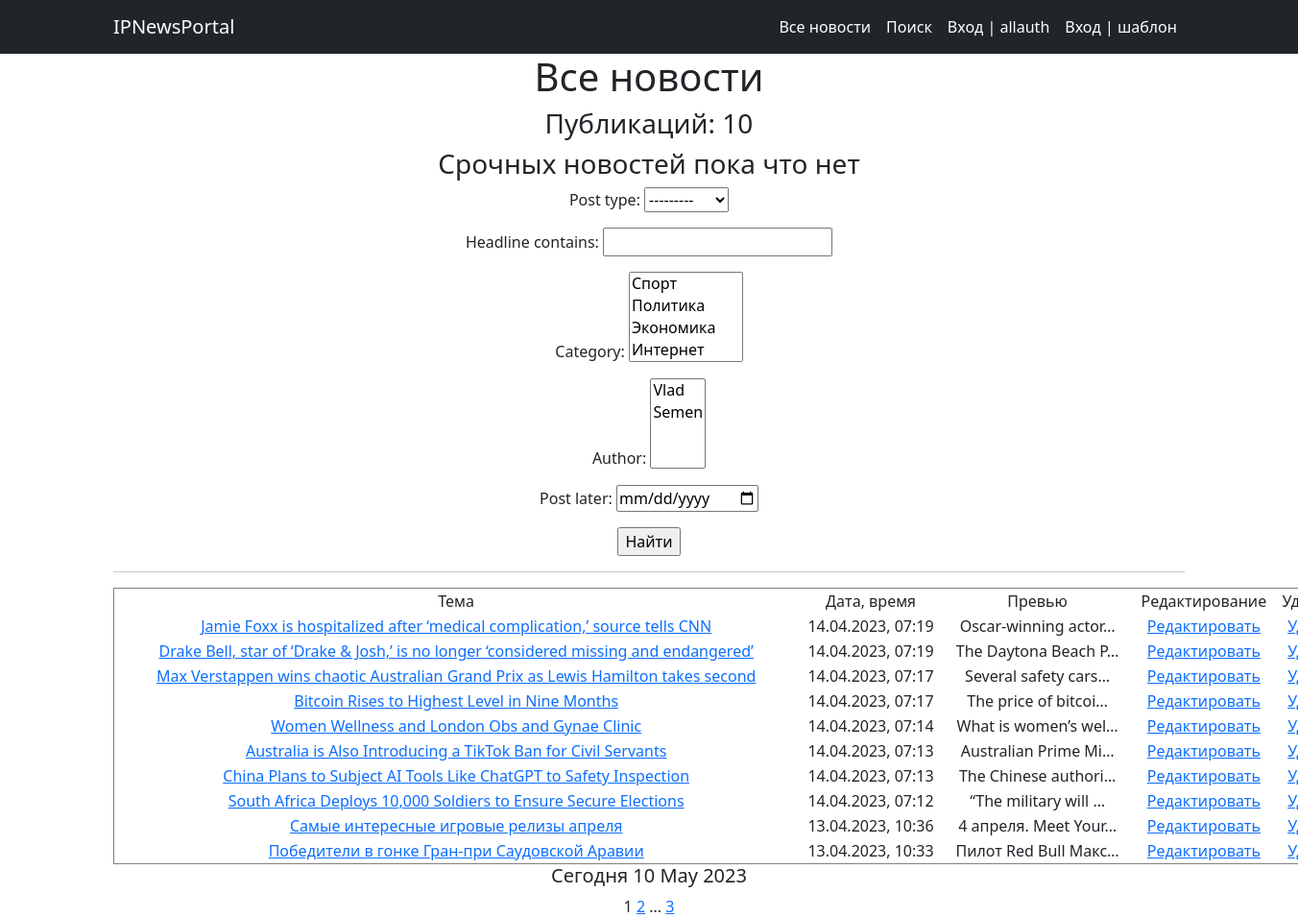
The page /news/ on the database as committed earlier.
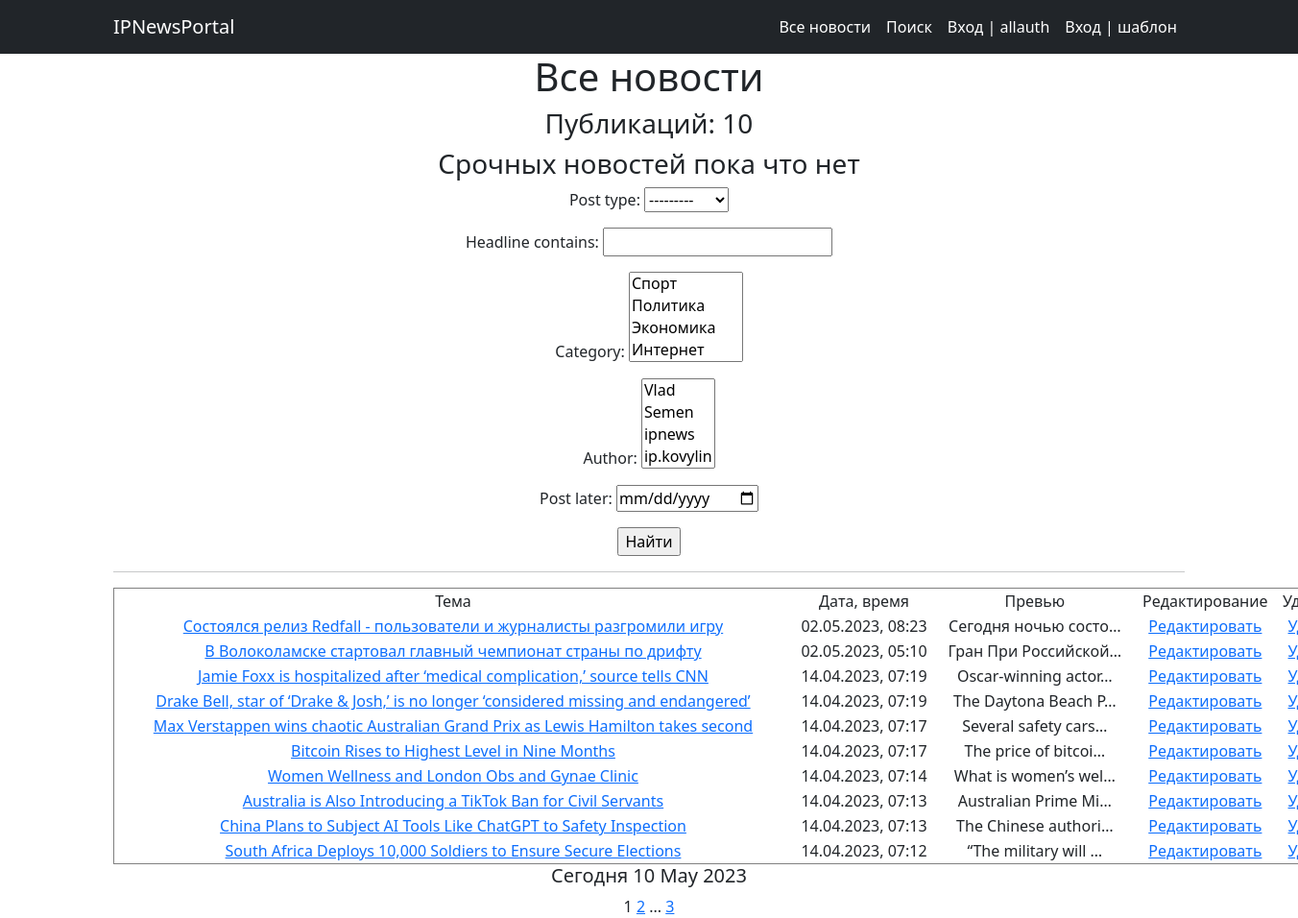
The same page on the database as committed later.
### PortalApp/models.py (models this page shows, shortened)
class Post(models.Model):
    author = models.ForeignKey('Author', on_delete=models.CASCADE)
    post_type = models.CharField(max_length=4, choices=PostType, default=news)
    date_time = models.DateTimeField(auto_now_add=True)
    category = models.ManyToManyField('Category', through='PostCategory')
    headline = models.CharField(max_length=255)
    text = models.TextField()
    rating = models.IntegerField(default=0)

### PortalApp/views.py (the view)
# urls.py: path('', AllNews.as_view(), name='all_posts'),
class AllNews(ListView):
    model = Post
    ordering = '-date_time'
    template_name = 'allnews.html'
    context_object_name = 'all_news'    #обращение
    paginate_by = 10
    def get_queryset(self):
        queryset = super().get_queryset()
        self.filterset = PostFilter(self.request.GET, queryset)
        return self.filterset.qs
    def get_context_data(self, **kwargs):
        context = super().get_context_data(**kwargs)
        context['time_now'] = datetime.utcnow()
        context['breaking_news'] = None
        context['filterset'] = self.filterset
        return context

### PortalApp/models.py (called while the page is built)
    def __str__(self):
        return f'{self.user}'

    def __str__(self):
        return self.category_name

### PortalApp/templatetags/custom_filters.py (called while the page is built)
@register.filter()
def censor(value):
    if not isinstance(value,str):
        raise ValueError('Тип должен быть строковый')
    bad_words = ['редиска', 'дурак']
    words = value.split()
    for i in range(len(words)):
        word = words[i]
        if word.lower() in bad_words:
            words[i] =words[i][0] + '*' * len(word)
    censored_value = ' '.join(words)
    return censored_value

### PortalApp/templatetags/custom_tags.py (called while the page is built)
@register.simple_tag()
def current_time(format_string='%b %d %Y'):
    return datetime.utcnow().strftime(format_string)

@register.simple_tag(takes_context=True)
def url_replace(context, **kwargs):
    d = context['request'].GET.copy()
    for k, v in kwargs.items():
        d[k] = v
    return d.urlencode()

### templates/allnews.html (shortened to what this page needs)
{% extends 'flatpages/default.html' %}
{% load custom_filters %}
{% load custom_tags %}
{% block content %}
<h1>Все новости</h1>
<h3>Публикаций: {{ all_news|length }}</h3>
<h3> {{ breaking_news|default_if_none:"Срочных новостей пока что нет" }} </h3>
    <form action="" method="get">
           {{ filterset.form.as_p }}
           <input type="submit" value="Найти" />
     </form>
<hr>
{% if all_news %}
    <table border="1" width="1300" style="border-collapse:collapse;">
        <tr>
            <td>Тема</td>
            <td>Дата, время</td>
            <td>Превью</td>
            <td>Редактирование</td>
            <td>Удаление</td>
        </tr>
        {% for all_news in all_news %}
        <tr>
            <td><a href="http://127.0.0.1:8000/news/{{ all_news.pk }}">{{ all_news.headline|censor }}</a></td>
            <td>{{ all_news.date_time|date:"d.m.Y" }}, {{ all_news.date_time|time:"H:i" }}</td>
            <td>{{ all_news.text|truncatechars:20|censor }}</td>
            <td><a href="http://127.0.0.1:8000/news/{{ all_news.pk }}/update/">Редактировать</a></td>
            <td><a href="http://127.0.0.1:8000/news/{{ all_news.pk }}/delete/">Удалить</a></td>
        </tr>
        {% endfor %}
    </table>
<h5>Сегодня {% current_time '%d %b %Y' %}</h5>
{% else %}
<h2>Новостей нет</h2>
{% endif%}
{{ page_obj.number }}
{% if page_obj.has_next %}
    <a href="?{% url_replace page=page_obj.next_page_number %}">{{ page_obj.next_page_number }}</a>
    {% if paginator.num_pages != page_obj.next_page_number %}
        ...
        <a href="?{% url_replace page=page_obj.paginator.num_pages %}">{{ page_obj.paginator.num_pages }}</a>
    {% endif %}
{% endif %}
{% endblock content %}

### templates/flatpages/default.html (shortened to what this page needs)
<!DOCTYPE html>
{% load static %}
<html lang="en">
    <head>
        <link href="{% static 'css/styles.css' %}" rel="stylesheet" />
    </head>
    <body>
        <nav class="navbar navbar-expand-lg navbar-dark bg-dark">
            <div class="container">
                <a class="navbar-brand" href="http://127.0.0.1:8000/news/">IPNewsPortal</a>
                <div class="collapse navbar-collapse" id="navbarSupportedContent">
                    <ul class="navbar-nav ms-auto mb-2 mb-lg-0">
                        <li class="nav-item"><a class="nav-link active" aria-current="page" href="http://127.0.0.1:8000/news">Все новости</a></li>
                        <li class="nav-item"><a class="nav-link active" aria-current="page" href="http://127.0.0.1:8000/news/search">Поиск</a></li>
                        {% if not request.user.is_authenticated %} <li class="nav-item"><a class="nav-link active" aria-current="page" href="http://127.0.0.1:8000/accounts/login/">Вход | allauth</a></li>
                        {% else %} <li class="nav-item"><a class="nav-link active" aria-current="page" href="http://127.0.0.1:8000/accounts/logout/">{{request.user.username}} | Выйти</a></li>
                        {% endif %}
                        {% if not request.user.is_authenticated %} <li class="nav-item"><a class="nav-link active" aria-current="page" href="http://127.0.0.1:8000/sign/login/">Вход | шаблон</a></li>
                        {% endif %}
                    </ul>
                </div>
            </div>
        </nav>
        <div class="container">
            <div class="row">
                <div class="col-lg-12 text-center">
                   {% block content %}{% endblock content %}
                </div>
            </div>
        </div>
    </body>
</html>

Rows that differ between the two databases and show on the page:
no longer on this page (row unchanged): Post: headline|censor "Самые интересные игровые релизы апреля", date_time "13.04.2023", date_time "10:36", text|censor "4 апреля. Meet Your…"
no longer on this page (row unchanged): Post: headline|censor "Победители в гонке Гран-при Саудовской Аравии", date_time "13.04.2023", date_time "10:33", text|censor "Пилот Red Bull Макс…"
added Post: headline|censor "Состоялся релиз Redfall - пользователи и журналисты разгромили игру", date_time "02.05.2023", date_time "08:23", text|censor "Сегодня ночью состо…"
added Post: headline|censor "В Волоколамске стартовал главный чемпионат страны по дрифту", date_time "02.05.2023", date_time "05:10", text|censor "Гран При Российской…"
Other text that changed with them:
form field author: "Vlad / Semen" → "Vlad / Semen / ipnews / ip.kovylin"
